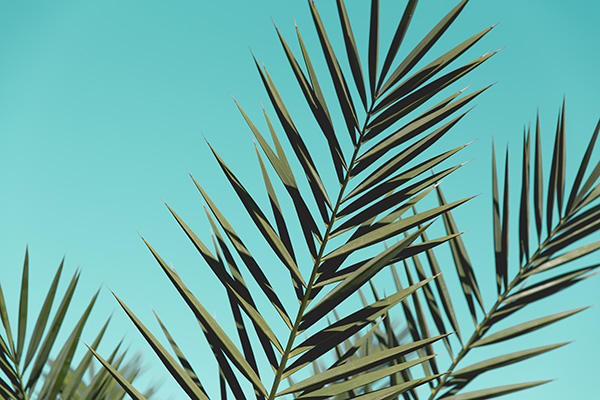
#> input picture imageMM-main/imageMM-main/Q7/image.jpg, 600 x 400 px
$ jupyter execute Ex2.ipynb
#> lines starting #> are read from the running program, lines starting #| are printed output that depends on the picture; after the words box and inside, x2 and y2 are one past the last pixel; in counts of white or black regions, pixels touching at a corner belong together
[cell 1]
import cv2
import numpy as np
import matplotlib.pyplot as plt

[cell 2]
# Step 1: Load the grayscale image
image_path = 'image.jpg'
image = cv2.imread(image_path, cv2.IMREAD_GRAYSCALE)
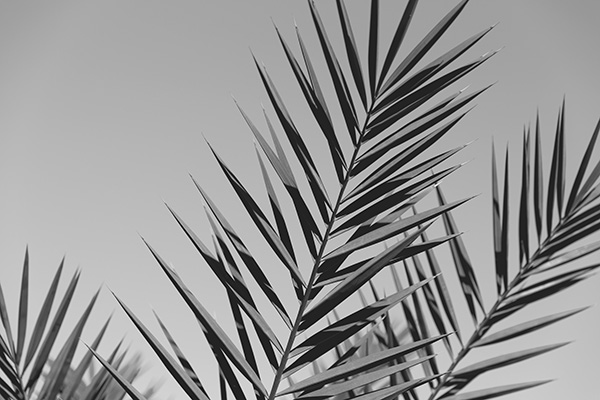
#> image: shape (400, 600); min 0, max 255, mean 148.4

[cell 3]
if image is None:
    print("Error: Could not load the image.")
else:
    # Display the original image
    plt.imshow(image, cmap='gray')
    plt.title('Original Image')
    plt.axis('off')
    plt.show()

[cell 4]
# Step 2: Define Region Growing Parameters
seed_point = (150, 150)  # Example seed point (x, y)
threshold = 10  # Pixel intensity similarity threshold
segmented_image = np.zeros_like(image)

[cell 5]
# Step 3: Region Growing Algorithm
def region_growing(image, seed_point, threshold):
#> called with seed_point = (150, 150), threshold = 10
    rows, cols = image.shape
#> rows = 400; cols = 600
    segmented_image = np.zeros_like(image)
    region_intensity = image[seed_point]
#> region_intensity = 181
    segmented_image[seed_point] = 255  # Start with the seed point

    # Create a list of points to check (seed point)
    to_check = [seed_point]

    # Directions to check (N, S, E, W)
    directions = [(-1, 0), (1, 0), (0, -1), (0, 1)]

    while to_check:
        current_point = to_check.pop()
        x, y = current_point

        # Check the 4 neighbors
        for dx, dy in directions:
            nx, ny = x + dx, y + dy

            # Make sure the point is within bounds
            if 0 <= nx < rows and 0 <= ny < cols:
                # Check if the intensity difference is within the threshold
                if abs(int(image[nx, ny]) - int(region_intensity)) < threshold:
                    if segmented_image[nx, ny] == 0:  # Not already part of the region
                        segmented_image[nx, ny] = 255  # Add to region
                        to_check.append((nx, ny))  # Add to the points to check

    return segmented_image

segmented_image = region_growing(image, seed_point, threshold)
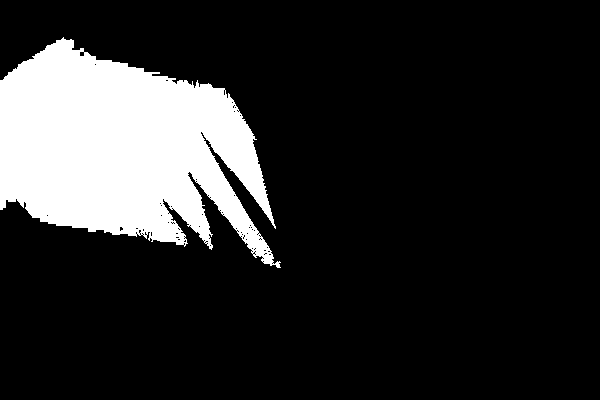
#> segmented_image: shape (400, 600); 16.5% white; 1 white region, box (x1, y1, x2, y2) and area: (0, 37, 281, 268) 39607

[cell 6]
# Step 4: Plot the results
plt.figure(figsize=(8, 8))
plt.subplot(1, 2, 1)
plt.title('Original Image')
plt.imshow(image, cmap='gray')

plt.subplot(1, 2, 2)
plt.title('Segmented Image')
plt.imshow(segmented_image, cmap='gray')

plt.show()
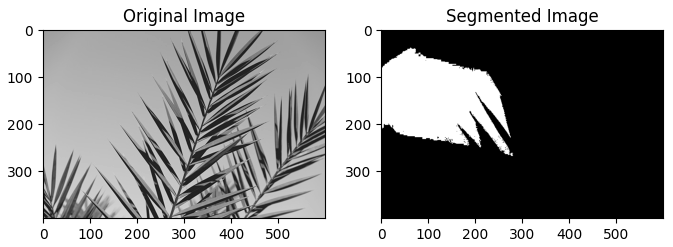
#> figure drawn by matplotlib, 2 panels

[cell 7]
# Step 1: Load the input image
image_path = 'image.jpg'  # Replace with your image path
image = cv2.imread(image_path)
#> image is the input picture: shape (400, 600, 3); mean B, G, R 160.3, 167.6, 106.3
gray = cv2.cvtColor(image, cv2.COLOR_BGR2GRAY)

# Step 2: Apply GaussianBlur to smooth the image
blurred = cv2.GaussianBlur(gray, (5, 5), 0)
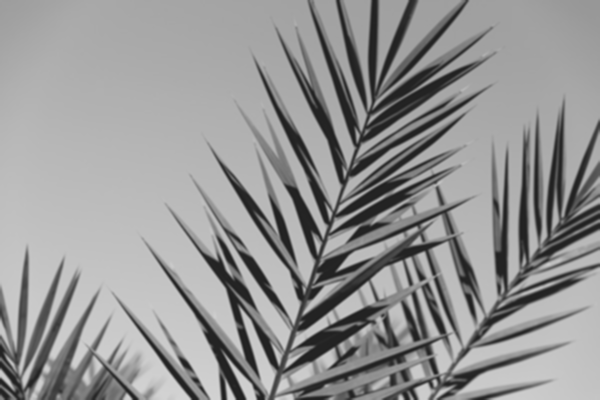
#> blurred: shape (400, 600); min 30, max 212, mean 148.4

# Step 3: Apply thresholding or edge detection (e.g., Canny or simple threshold)
ret, thresh = cv2.threshold(blurred, 127, 255, cv2.THRESH_BINARY)
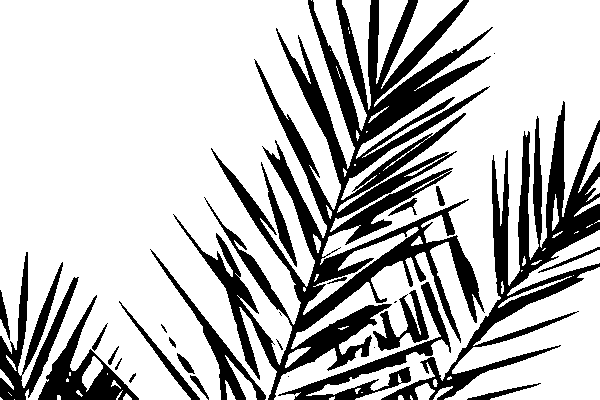
#> thresh: shape (400, 600); 74.4% white; 29 black regions (7 under 20 px), largest, box (x1, y1, x2, y2) and area: (173, 0, 493, 400) 33986, (381, 101, 600, 400) 12140, (0, 252, 79, 400) 3449

# Step 4: Create markers
markers = np.zeros_like(gray, dtype=np.int32)
markers[thresh == 255] = 1
markers[thresh == 0] = 2

plt.figure(figsize=(12, 12))

plt.subplot(2, 2, 1)
plt.title('Original Image')
plt.imshow(cv2.cvtColor(image, cv2.COLOR_BGR2RGB))

plt.subplot(2, 2, 2)
plt.title('Markers')
plt.imshow(markers, cmap='jet')

plt.show()
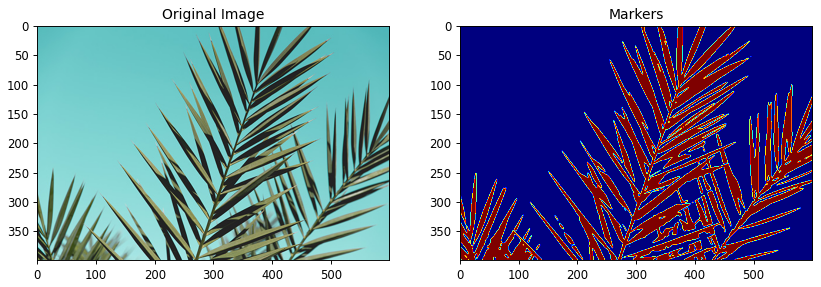
#> figure drawn by matplotlib, 2 panels
